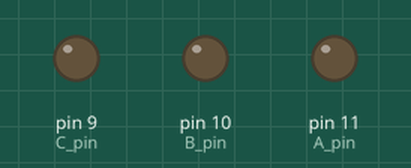
Simulated run of this sketch. Board: Arduino Uno, built with avr-gcc and run on an emulated ATmega328P. On the bench: output pins drawn as LEDs (lit = HIGH).

Above: at 0.5 s.
At 2.5 s:
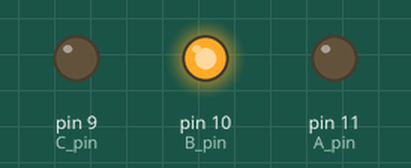
At 3.5 s:
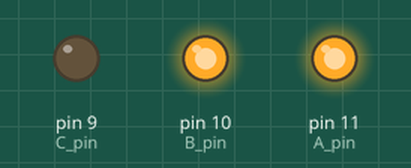
At 4.5 s:
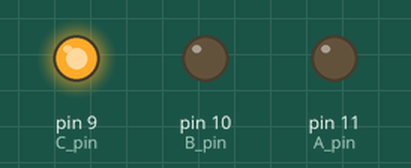
At 6.5 s:
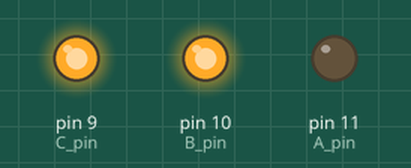
At 9.5 s:
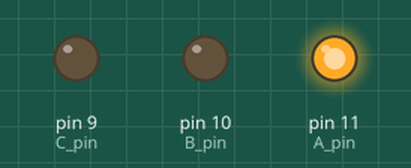
Timing chart, 0 to 10.4 s (numbered marks = the images above):
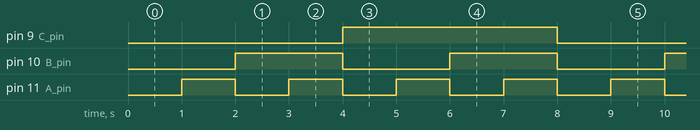

The sketch:

sketch_dec20a.ino
```cpp
const int A_pin = 11;
const int B_pin = 10;
const int C_pin =9;
int pinMatrix [8][3] = {
  {0,0,0},
  {1,0,0},
  {0,1,0},
  {1,1,0},
  {0,0,1},
  {1,0,1},
  {0,1,1},
  {1,1,1}
};
void setup() {
  // put your setup code here, to run once:
  pinMode(A_pin, OUTPUT);
  pinMode(B_pin, OUTPUT);
  pinMode(C_pin, OUTPUT);

  digitalWrite(A_pin, HIGH);
  digitalWrite(B_pin, HIGH);
  digitalWrite(C_pin, HIGH);
}

void loop() {
  // put your main code here, to run repeatedly:
  for (int i=0; i<8;i++)
  {
    digitalWrite(A_pin, pinMatrix[i][0]);
    digitalWrite(B_pin, pinMatrix[i][1]);
    digitalWrite(C_pin, pinMatrix[i][2]);
    delay(1000);
  }
}
```

Measured:
- by itself, pin 9 (C_pin): alternates HIGH for 4.0 s and LOW for 4.0 s
- by itself, pin 10 (B_pin): alternates HIGH for 2.0 s and LOW for 2.0 s
- by itself, pin 11 (A_pin): alternates HIGH for 1.0 s and LOW for 1.0 s
